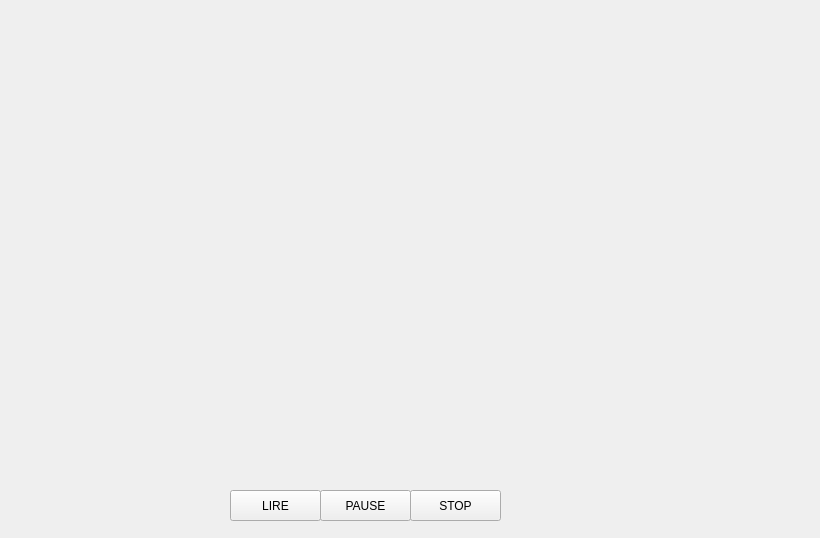
<?xml version="1.0" encoding="UTF-8"?>
<ui version="4.0">
 <class>C_videoLecteur</class>
 <widget class="QWidget" name="C_videoLecteur">
  <property name="geometry">
   <rect>
    <x>0</x>
    <y>0</y>
    <width>820</width>
    <height>538</height>
   </rect>
  </property>
  <property name="windowTitle">
   <string>Form</string>
  </property>
  <widget class="QToolButton" name="btn_play">
   <property name="geometry">
    <rect>
     <x>230</x>
     <y>490</y>
     <width>91</width>
     <height>31</height>
    </rect>
   </property>
   <property name="text">
    <string>LIRE</string>
   </property>
  </widget>
  <widget class="QToolButton" name="btn_stop">
   <property name="geometry">
    <rect>
     <x>410</x>
     <y>490</y>
     <width>91</width>
     <height>31</height>
    </rect>
   </property>
   <property name="text">
    <string>STOP</string>
   </property>
  </widget>
  <widget class="QToolButton" name="toolButton_3">
   <property name="geometry">
    <rect>
     <x>320</x>
     <y>490</y>
     <width>91</width>
     <height>31</height>
    </rect>
   </property>
   <property name="text">
    <string>PAUSE</string>
   </property>
  </widget>
 </widget>
 <resources/>
 <connections/>
</ui>
